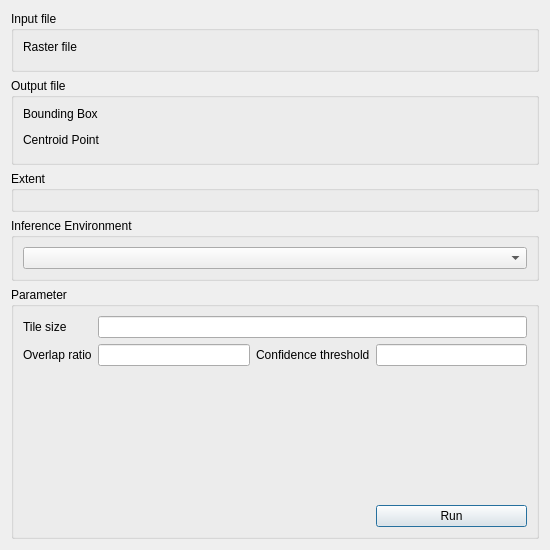
<?xml version="1.0" encoding="UTF-8"?>
<ui version="4.0">
 <class>TerraPluginsDialogBase</class>
 <widget class="QDialog" name="TerraPluginsDialogBase">
  <property name="geometry">
   <rect>
    <x>0</x>
    <y>0</y>
    <width>550</width>
    <height>550</height>
   </rect>
  </property>
  <property name="minimumSize">
   <size>
    <width>500</width>
    <height>500</height>
   </size>
  </property>
  <property name="maximumSize">
   <size>
    <width>550</width>
    <height>550</height>
   </size>
  </property>
  <property name="windowTitle">
   <string>PalmAI - Tree Counting</string>
  </property>
  <layout class="QGridLayout" name="gridLayout">
   <item row="1" column="1">
    <widget class="QGroupBox" name="OutputFilegroupBox">
     <property name="title">
      <string>Output file</string>
     </property>
     <layout class="QGridLayout" name="gridLayout_4">
      <item row="0" column="0">
       <widget class="QLabel" name="label">
        <property name="text">
         <string>Bounding Box</string>
        </property>
       </widget>
      </item>
      <item row="1" column="0">
       <widget class="QgsFileWidget" name="mQgsFileWidget_Output">
        <property name="filter">
         <string>Shapefile (*.shp)</string>
        </property>
        <property name="storageMode">
         <enum>QgsFileWidget::SaveFile</enum>
        </property>
       </widget>
      </item>
      <item row="2" column="0">
       <widget class="QLabel" name="label_2">
        <property name="text">
         <string>Centroid Point</string>
        </property>
       </widget>
      </item>
      <item row="3" column="0">
       <widget class="QgsFileWidget" name="mQgsFileWidget_Centroid">
        <property name="filter">
         <string>Shapefile (*.shp)</string>
        </property>
        <property name="storageMode">
         <enum>QgsFileWidget::SaveFile</enum>
        </property>
       </widget>
      </item>
     </layout>
    </widget>
   </item>
   <item row="0" column="1">
    <widget class="QGroupBox" name="InputFilegroupBox">
     <property name="title">
      <string>Input file</string>
     </property>
     <layout class="QGridLayout" name="gridLayout_2">
      <item row="0" column="0">
       <widget class="QLabel" name="Input_raster">
        <property name="text">
         <string>Raster file</string>
        </property>
       </widget>
      </item>
      <item row="1" column="0" colspan="2">
       <widget class="QgsFileWidget" name="mQgsFileWidget_Raster">
        <property name="filter">
         <string>GeoTIFF (*.tif *.tiff)</string>
        </property>
       </widget>
      </item>
     </layout>
    </widget>
   </item>
   <item row="4" column="1">
    <widget class="QGroupBox" name="ParametergroupBox">
     <property name="title">
      <string>Parameter</string>
     </property>
     <layout class="QGridLayout" name="gridLayout_3">
      <item row="0" column="0">
       <widget class="QLabel" name="tile_size_para">
        <property name="text">
         <string>Tile size</string>
        </property>
       </widget>
      </item>
      <item row="2" column="3">
       <widget class="QLineEdit" name="le_confidence"/>
      </item>
      <item row="2" column="1">
       <widget class="QLineEdit" name="le_overlap"/>
      </item>
      <item row="0" column="1" colspan="3">
       <widget class="QLineEdit" name="le_tile_size"/>
      </item>
      <item row="2" column="2">
       <widget class="QLabel" name="confidence_thres_para">
        <property name="text">
         <string>Confidence threshold</string>
        </property>
       </widget>
      </item>
      <item row="2" column="0">
       <widget class="QLabel" name="overlap_para">
        <property name="text">
         <string>Overlap ratio</string>
        </property>
       </widget>
      </item>
      <item row="3" column="1">
       <spacer name="verticalSpacer">
        <property name="orientation">
         <enum>Qt::Vertical</enum>
        </property>
        <property name="sizeHint" stdset="0">
         <size>
          <width>20</width>
          <height>40</height>
         </size>
        </property>
       </spacer>
      </item>
      <item row="4" column="3">
       <widget class="QPushButton" name="btn_run">
        <property name="text">
         <string>Run</string>
        </property>
       </widget>
      </item>
     </layout>
    </widget>
   </item>
   <item row="3" column="1">
    <widget class="QGroupBox" name="groupBox">
     <property name="title">
      <string>Inference Environment</string>
     </property>
     <layout class="QGridLayout" name="gridLayout_5">
      <item row="0" column="0">
       <widget class="QComboBox" name="mComboBox_Device"/>
      </item>
     </layout>
    </widget>
   </item>
   <item row="2" column="1">
    <widget class="QGroupBox" name="groupBox_2">
     <property name="title">
      <string>Extent</string>
     </property>
     <layout class="QGridLayout" name="gridLayout_6">
      <item row="0" column="0">
       <widget class="QgsFileWidget" name="mQgsFileWidget_Extent">
        <property name="filter">
         <string>Shapefile (*.shp)</string>
        </property>
       </widget>
      </item>
     </layout>
    </widget>
   </item>
  </layout>
 </widget>
 <customwidgets>
  <customwidget>
   <class>QgsFileWidget</class>
   <extends>QWidget</extends>
   <header>qgsfilewidget.h</header>
  </customwidget>
 </customwidgets>
 <resources/>
 <connections/>
</ui>
